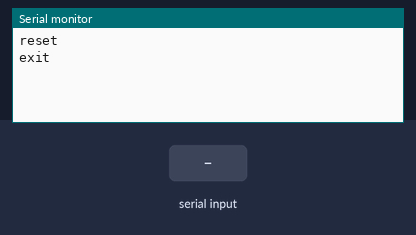
Simulated run of this sketch. Board: Arduino Mega 2560, built with avr-gcc and run on an emulated ATmega2560. On the bench: the last lines printed to the serial monitor. The test bench sets the inputs (shaded band).

Above: at 1.2 s.
1.3 s: "90,45\n" received over Serial
At 2.4 s:
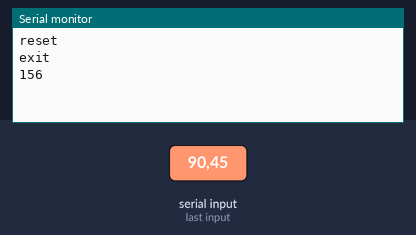
3.4 s: byte 132 (132) received over Serial
At 4.6 s:
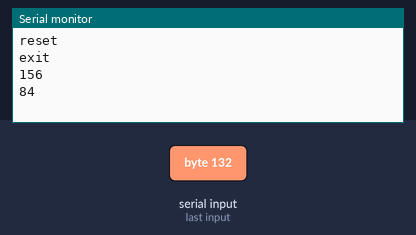
4.9 s: "90,45\n" received over the second serial link
At 5.4 s:
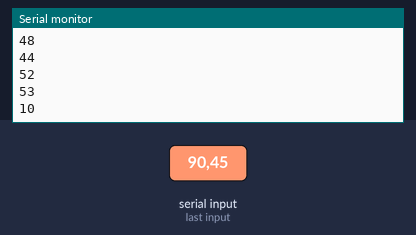
6.4 s: "30,150\n" received over Serial
At 7.6 s:
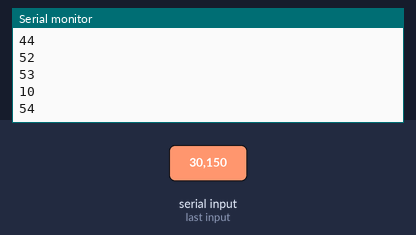
7.9 s: "30,150\n" received over the second serial link
At 9.1 s:
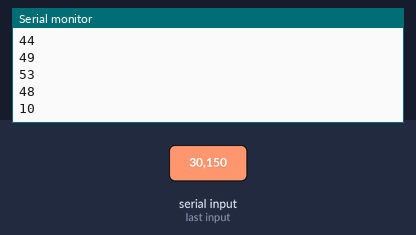
Timing chart, 0 to 10.4 s (numbered marks = the images above; inputs shaded):
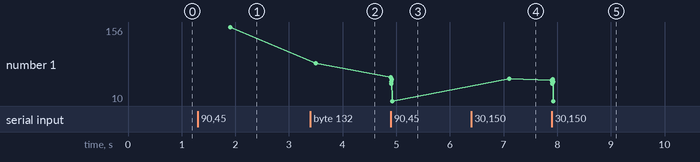

The sketch:

serial_test.ino
```cpp
#include <avr/wdt.h>
void setup() {
  Serial2.begin(9600);
  Serial.begin(9600);
  Serial.println("reset");
  while (Serial2.available()) {
    uint8_t c = Serial2.read();
  }
  Serial.println("exit");
}

void resetFunc() {
  MCUSR = 0;
  wdt_enable(WDTO_250MS);
  while (1)
    ;
}

void loop() {
  if (Serial2.available()) {
    uint8_t c = Serial2.read();
    Serial.println(c);
    if (c == 132) resetFunc();
  }
  if (Serial.available()) {
    uint8_t num = 0;
    while (Serial.available()) {
      uint8_t c = Serial.read();
      num *= 10;
      num += c - '0';
      delay(100);
    }
    Serial.println(num);
    Serial2.write(num);
  }
}
```

Measured:
- after the input at 1.3 s, the serial monitor: prints a new line after 0.60 s (image 1)
- after the input at 3.4 s, the serial monitor: prints a new line after 0.10 s (image 2)
- after the input at 4.9 s, the serial monitor: prints a new line at once (image 3)
- after the input at 6.4 s, the serial monitor: prints a new line after 0.70 s (image 4)
- after the input at 7.9 s, the serial monitor: prints a new line at once (image 5)
- plotted number 1: 156 → 84 after the input at 3.4 s, 84 → 10 after the input at 4.9 s, 10 → 54 after the input at 6.4 s
